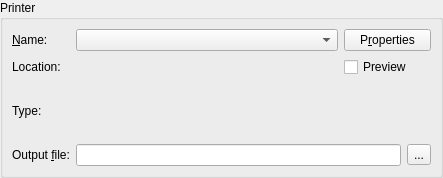
<?xml version="1.0" encoding="UTF-8"?>
<ui version="4.0">
 <class>QPrintWidget</class>
 <widget class="QWidget" name="QPrintWidget">
  <property name="geometry">
   <rect>
    <x>0</x>
    <y>0</y>
    <width>443</width>
    <height>178</height>
   </rect>
  </property>
  <property name="windowTitle">
   <string>Form</string>
  </property>
  <layout class="QHBoxLayout" name="horizontalLayout_2">
   <property name="margin" stdset="0">
    <number>0</number>
   </property>
   <item>
    <widget class="QGroupBox" name="printerGroup">
     <property name="title">
      <string>Printer</string>
     </property>
     <layout class="QGridLayout" name="gridLayout">
      <item row="0" column="0">
       <widget class="QLabel" name="label">
        <property name="text">
         <string>&amp;Name:</string>
        </property>
        <property name="buddy">
         <cstring>printers</cstring>
        </property>
       </widget>
      </item>
      <item row="0" column="1">
       <widget class="QComboBox" name="printers">
        <property name="sizePolicy">
         <sizepolicy hsizetype="Preferred" vsizetype="Fixed">
          <horstretch>3</horstretch>
          <verstretch>0</verstretch>
         </sizepolicy>
        </property>
       </widget>
      </item>
      <item row="0" column="2">
       <widget class="QPushButton" name="properties">
        <property name="sizePolicy">
         <sizepolicy hsizetype="Minimum" vsizetype="Fixed">
          <horstretch>1</horstretch>
          <verstretch>0</verstretch>
         </sizepolicy>
        </property>
        <property name="text">
         <string>P&amp;roperties</string>
        </property>
       </widget>
      </item>
      <item row="1" column="0">
       <widget class="QLabel" name="label_2">
        <property name="text">
         <string>Location:</string>
        </property>
       </widget>
      </item>
      <item row="1" column="1">
       <widget class="QLabel" name="location"/>
      </item>
      <item row="1" column="2">
       <widget class="QCheckBox" name="preview">
        <property name="text">
         <string>Preview</string>
        </property>
       </widget>
      </item>
      <item row="2" column="0">
       <widget class="QLabel" name="label_3">
        <property name="text">
         <string>Type:</string>
        </property>
       </widget>
      </item>
      <item row="2" column="1">
       <widget class="QLabel" name="type"/>
      </item>
      <item row="3" column="0">
       <widget class="QLabel" name="lOutput">
        <property name="text">
         <string>Output &amp;file:</string>
        </property>
        <property name="buddy">
         <cstring>filename</cstring>
        </property>
       </widget>
      </item>
      <item row="3" column="1" colspan="2">
       <layout class="QHBoxLayout" name="horizontalLayout">
        <item>
         <widget class="QLineEdit" name="filename"/>
        </item>
        <item>
         <widget class="QToolButton" name="fileBrowser">
          <property name="text">
           <string>...</string>
          </property>
         </widget>
        </item>
       </layout>
      </item>
     </layout>
    </widget>
   </item>
  </layout>
 </widget>
 <resources/>
 <connections/>
</ui>
